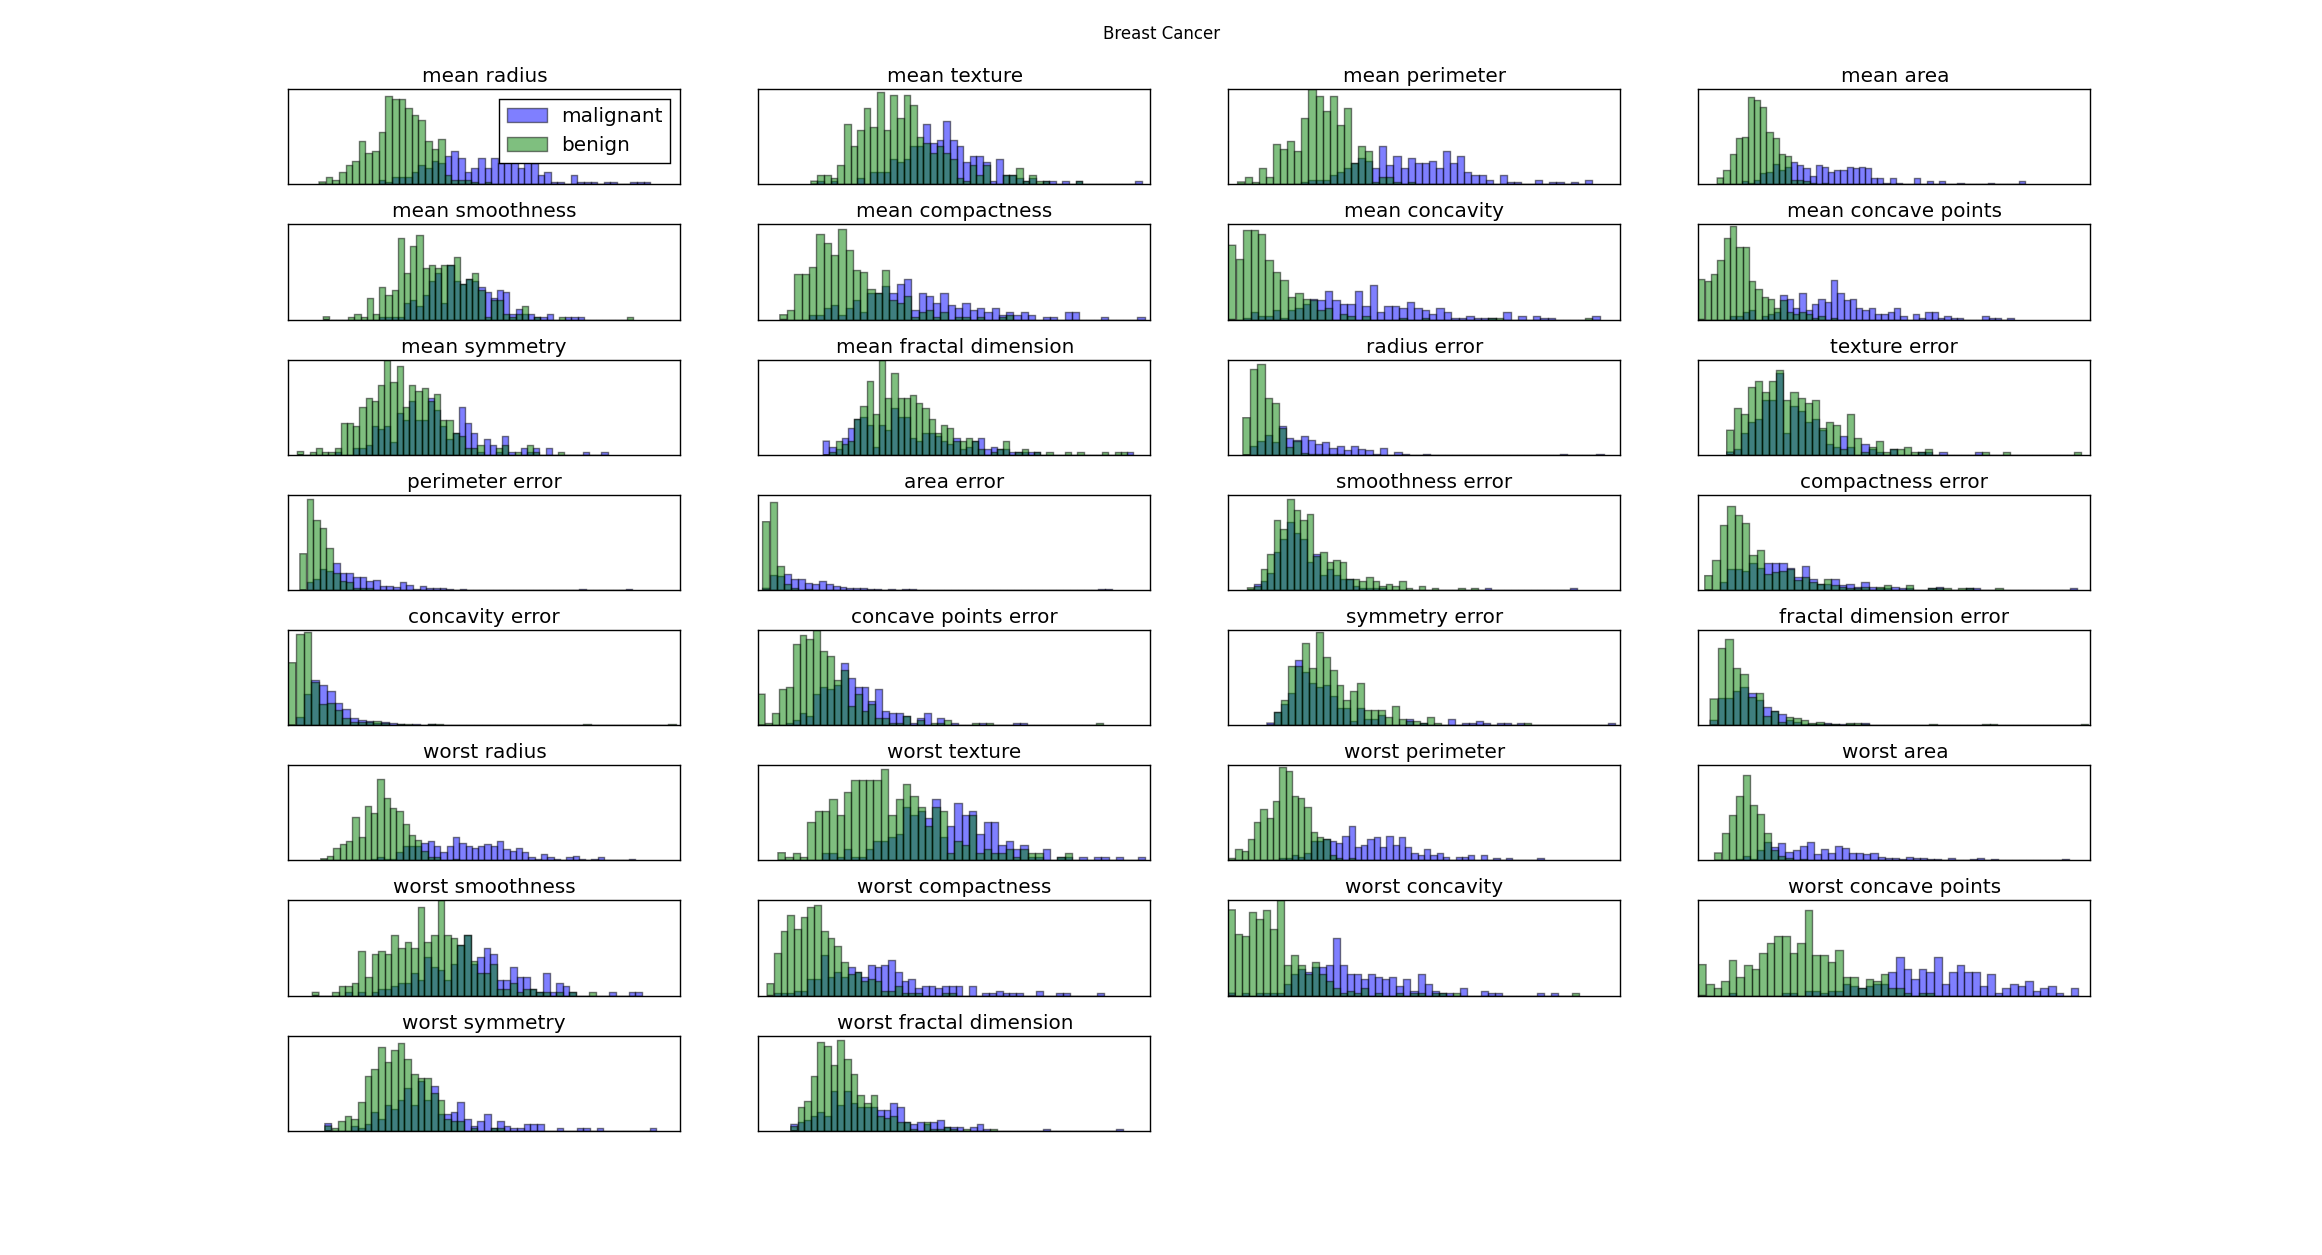

Here is the Python script that generated this plot:
# ml_12.py
# breast cancer data analysis

import numpy as np
import matplotlib.pyplot as plt
from sklearn.datasets import load_breast_cancer
from sklearn.model_selection import train_test_split
from sklearn.svm import SVC

cancer = load_breast_cancer()
malignant = cancer.data[cancer.target==0]
benign = cancer.data[cancer.target==1]

fig=plt.figure()
fig.suptitle('Breast Cancer')
for col in range(cancer.feature_names.shape[0]): # 30 features
	plt.subplot(8,4,col+1)
	_,bins=np.histogram(cancer.data[:,col],bins=50)
	plt.hist(malignant[:,col],bins=bins,alpha=0.5,label='malignant')
	plt.hist(benign[:,col],bins=bins,alpha=0.5,label='benign')
	plt.title(cancer.feature_names[col])
	plt.xticks([])
	plt.yticks([])
	if col==0: plt.legend()
plt.show()
